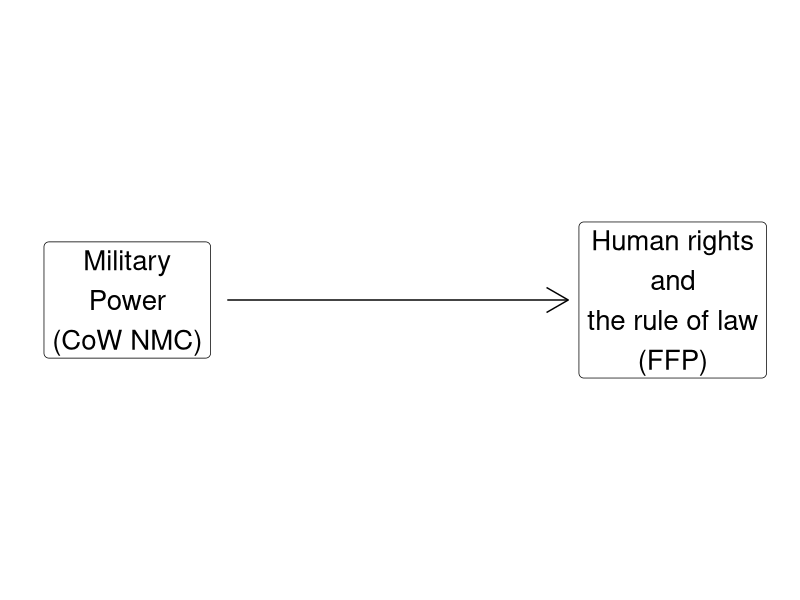

The R script that drew this image: (Note: this script raises an error after producing the figure.)
## ---- chunk 1
#  background-size="1920px 1080px"
library(tidyverse)
library(readxl)
## ---- chunk 2
## Manual DAG
d1 <- tibble(
  x = c(-3, 3),
  y = c(1, 1),
  labels = c("Military\nPower\n(CoW NMC)", "Human rights\nand\nthe rule of law\n(FFP)")
)

ggplot(data = d1, aes(x = x, y = y)) +
  geom_point(size = 8) +
  theme_void() +
  coord_cartesian(xlim = c(-4, 4)) +
  geom_label(aes(label = labels), size = 7) +
  annotate("segment", x = -1.9, xend = 1.85, y = 1, yend = 1, arrow = arrow())
## ---- chunk 3
knitr::include_graphics('Images/PAPER1-Peyton_Intro.png')
## ---- chunk 4
knitr::include_graphics('Images/PAPER1-Maverick-Intro.png')
## ---- chunk 5
knitr::include_graphics('Images/PAPER1-Taylor-FigCaption.png')
## ---- chunk 6
knitr::include_graphics('Images/PAPER1-Sam-filled_histogram_and_caption.png')
## ---- chunk 7
knitr::include_graphics('Images/PAPER1-Peyton-Caption1.png')
## ---- chunk 8
knitr::include_graphics('Images/PAPER1-Clayton-side_by_side.png')
## ---- chunk 9
knitr::include_graphics('Images/PAPER1-Tryn-side_by_side.png')

knitr::include_graphics('Images/PAPER1-Annabelle-side_by_side.png')
## ---- chunk 10
knitr::include_graphics("Images/07_2-Healy_Cover.jpg")
